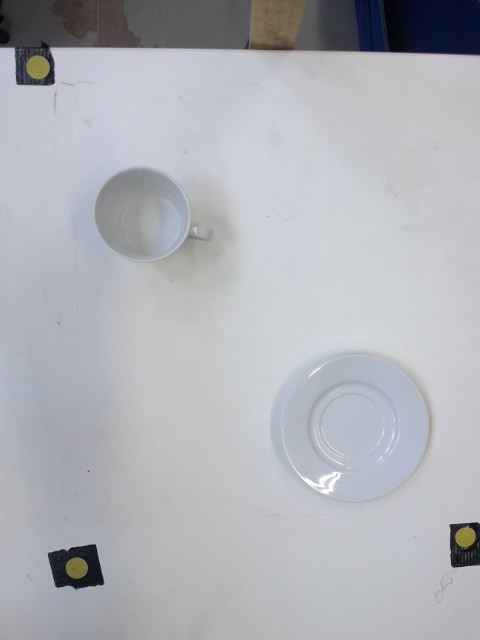
#> input picture kg398_lego/kg398_lego/BIRL_IROS-master/cali_img.jpg, 480 x 640 px, given in place of the camera
$ jupyter execute --allow-errors vision_testing_notebook.ipynb   (Python 2 division)   (older library calls are emulated)
#> lines starting #> are read from the running program, lines starting #| are printed output that depends on the picture; after the words box and inside, x2 and y2 are one past the last pixel; in counts of white or black regions, pixels touching at a corner belong together; long printed decimals are rounded
### kg398_lego/kg398_lego/BIRL_IROS-master/iros_vision_tools.py
import numpy as np
import cv2
from matplotlib import pyplot as plt
from scipy.spatial.distance import cdist
from scipy import linalg
#import imutils
import copy

CAMERA=0
PORTS=3

CAL_PARAM = {'thresh': [120,200],
            'radius': [13, 15]}

# Calibration coordinates
CAL_XOFF = 1.0
CAL_YOFF = -16.0

C1 = [-200.0+CAL_XOFF,-604.0+CAL_YOFF]
C2 = [-602.0+CAL_XOFF,-111.0+CAL_YOFF]
C3 = [-200.0+CAL_XOFF,-111.0+CAL_YOFF]

DELTA_X = C3[0]-C2[0]
DELTA_Y = C3[1]-C1[1]

def capture_pic(camera = CAMERA, rotation = 0):
    '''Capture a picture from camera.

    Args:
        name (str):     The name of picture
        camera (int):   Camera number (Use check_camera() to find correct camera
        rotation(int):  Number of anti-clockwise rotations for image

    Returns:
        bool: True if successful, False otherwise
    '''
    try:
        cap = cv2.VideoCapture(camera)
        # Capture frame-by-frame
        ret, frame = cap.read()

        frame = np.rot90(frame, rotation)
    # Display the resulting frame
        #cv2.imwrite(name,frame)
        #plt.imshow(frame)
        return frame
    except:
        return False

# [34 lines left out: function check_camera, not called in this run]

def find_circles(img, num_circles, param=CAL_PARAM, blur=3, show=True):
    gray = copy.copy(img)
    if show:
        plt.imshow(gray)
        plt.show()
    if len(np.shape(gray))>2:
        gray = cv2.cvtColor(gray, cv2.COLOR_BGR2GRAY)

    blurred_img = cv2.medianBlur(gray, blur)

    circles = None
    counter = 0
    #plt.imshow(blurred_img)
    print param


    while counter < param['thresh'][0]-1 :
        #print (counter)
        circles = cv2.HoughCircles(blurred_img.astype("uint8"), cv2.HOUGH_GRADIENT, 1, 20,
                                       param1=param['thresh'][1],
                                       param2=param['thresh'][0]-counter,
                                       minRadius = param['radius'][0],
                                       maxRadius = param['radius'][1])

        if circles is not None and len(circles[0])>num_circles-1:
            print param['thresh'][0]-counter
            print ('All Calibration points found')
            break

        counter = counter + 1

    if circles is None:
        print ('No circles Detected, try changing param values')
        return None
    else:
        cimg = cv2.cvtColor(gray,cv2.COLOR_GRAY2BGR)
        #cimg = copy.copy(ir_img)
        for i in circles[0,:]:
                # draw the outer circle
            cv2.circle(cimg,(int(i[0]),int(i[1])),int(i[2]),(0,0,255),1)
                # draw the center of the ci~rcle
            cv2.circle(cimg,(int(i[0]),int(i[1])),2,(0,0,255),1)

        if show==True:
            cv2.imshow("Calibration Points Identified", cimg)
            cv2.imwrite("calibrated_image.jpg", cimg)
            if cv2.waitKey():# & 0xFF == ord('q'):
                print ("Quit")
            cv2.destroyAllWindows()
        return circles, cimg

def sort_circles3(circles):
    circles_sorted = np.zeros(shape=np.shape(circles))
    # Sort so that circle points ordered clockwise from top left
    circles_sorted[0] = circles[0][np.argsort(circles[0][:,1])]
    #print (circles_sorted[0])
    circles_sorted[0][1:] = circles_sorted[0][1:][np.argsort(circles_sorted[0][1:][:,0])]
    #circles_sorted[0][2:] = circles_sorted[0][2:][np.argsort(circles_sorted[0][2:][:,1])]
    #print (circles_sorted[0])

    crop_points = [circles_sorted[0][0][1], circles_sorted[0][1][1],
                   circles_sorted[0][0][0], circles_sorted[0][2][0]]

    return circles_sorted, crop_points


# [27 lines left out: function run_calibration, not called in this run]

def crop_out(image, crop_points):
    img = copy.copy(image)
    crop_points = [int(i) for i in crop_points]

    img = img[crop_points[0]:crop_points[1], crop_points[2]:crop_points[3]]

    return img

# [12 lines left out: functions extract_minBox, draw_minBox, not called in this run]

def farthest_node(node, nodes):
    return nodes[cdist([node], nodes).argmax()], cdist([node], nodes).argmax()

def extract_contours(image, min_thresh=10, max_thresh=50, blur = 5, dilate=1, erode=1, cnt_mode = cv2.RETR_TREE):
    '''Extracts contours from an image

    Args:
        image(numpy.array): Image array, either RGB/BGR or GRAY, dtype=Any
        min_thresh(int):    Minimum threshold for Canny edge detection
        max_thresh(int):    Maximum threshold for Canny edge detection
        dilate(int):        Number of iterations for dilation of edges
        erode(int):         Number of iterations for erosion of edges

    Returns:
        edged(numpy.array):     Image array with final Canny edge detection lines
        img(numpy.array):       Image array of modified input image
        cnts(list):             List of 2-D numpy arrays representing contour points
        hierarchy(numpy.array): Numpy array with np.shape()=(1,m,4), where m is the number of contours. Each entry m has
                                has 4 entries: [Next Fellow, Previous Fellow, First Child, Parent]
    '''
    gray = copy.copy(image)
    if len(np.shape(gray))>2:
        gray = cv2.cvtColor(gray, cv2.COLOR_BGR2GRAY)

    gray[gray<0] = 0
    gray=gray.astype('uint8')
    gray[gray==255]=0

    blurred = cv2.GaussianBlur(gray, (blur, blur), 0)

    # perform edge detection, then perform a dilation + erosion to
    # close gaps in between object edges
    edged = cv2.Canny(blurred, min_thresh, max_thresh)
    edged = cv2.dilate(edged, None, iterations=dilate)
    edged = cv2.erode(edged, None, iterations=erode)

    img, cnts, hierarchy = cv2.findContours(edged.copy(), cv2.RETR_TREE, cv2.CHAIN_APPROX_SIMPLE)

    return edged, img, cnts, hierarchy

def pix3world_cal(p1,p2,p3):
    a = p3[0]-p1[0]
    b = p3[1]-p1[1]
    c = p3[0]-p2[0]
    d = p3[1]-p2[1]

    if (a*d-b*c)!=0:
        inverse = (1.0/(a*d-b*c))*np.matrix([[b, -a],
                                            [-d, c]])
    else:
        inverse = np.matrix([0, 0],
                            [0, 0])
    return p1,inverse

# [98 lines left out: functions pix3world, black_out, find_circles2, not called in this run]

### kg398_lego/kg398_lego/BIRL_IROS-master/vision_testing_notebook.ipynb
[cell 1]
import numpy as np
import cv2
from matplotlib import pyplot as plt
#import imutils
import copy

CAMERA=0
PORTS=3
CAL_PARAM = {'thresh': [65,100],
            'radius': [4, 9]}

def capture_pic(camera = CAMERA, rotation = 0):
    '''Capture a picture from camera.

    Args:
        name (str):     The name of picture
        camera (int):   Camera number (Use check_camera() to find correct camera
        rotation(int):  Number of anti-clockwise rotations for image

    Returns:
        bool: True if successful, False otherwise
    '''
    try:
        cap = cv2.VideoCapture(camera)
        # Capture frame-by-frame
        ret, frame = cap.read()

        frame = np.rot90(frame, rotation)
    # Display the resulting frame
        #cv2.imwrite(name,frame)
        #plt.imshow(frame)
        return frame
    except:
        return False

def check_camera(ports = PORTS):

    '''Checks all attached ports for connected camera

    Args:
        ports (int): Number of ports to test

    Returns:
        Displays matplotlib figure with connected cameras and corresponding port numbers
    '''
#> called with ports = 3
    frame = {}
    for i in range(ports):
        vc = cv2.VideoCapture(i)
        if vc.isOpened():
            rval, capture = vc.read()
#> capture is the input picture: shape (640, 480, 3); mean B, G, R 183.6, 178.1, 175.8
            frame[i] = capture
        else:
            print ('Webcam ' + str(i) + ' is not connected')
        vc.release()
    dim1 = int(np.ceil(np.sqrt(len(frame))))
#> dim1 = 2
    dim2 = int(np.ceil(float(len(frame))/dim1))
#> dim2 = 2
    dim = (str(dim1) + str(dim2))
#> dim = '22'
    print (len(frame), dim)
#| 3 22
    if len(frame)>0:
        plt.figure()
        num = 1
        for (key) in frame:
            #print key, np.shape(frame[key])
            plt.subplot(int(str(dim)+str(num))), plt.imshow(frame[key])
            plt.title(str(key)), plt.xticks([]), plt.yticks([])
            num = num + 1
#> this loop made 3 passes
#> after the loop, num = 4
    else:
        print ("No webcams detected at all")
    plt.show()
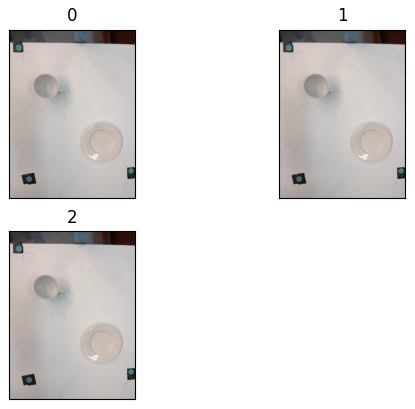
#> figure drawn by matplotlib, 3 panels; B, G, R data is drawn as R, G, B

[cell 2]
check_camera()

[cell 3]
import iros_vision_tools as ivt
import numpy as np
import cv2
from matplotlib import pyplot as plt
#import imutils
import copy

CAMERA=0
PORTS=3
CAL_PARAM = {'thresh': [65,100],
            'radius': [4, 9]}
cali_img = ivt.capture_pic(0, 1)
#> in capture_pic, `frame = np.rot90(frame, rotation)`:
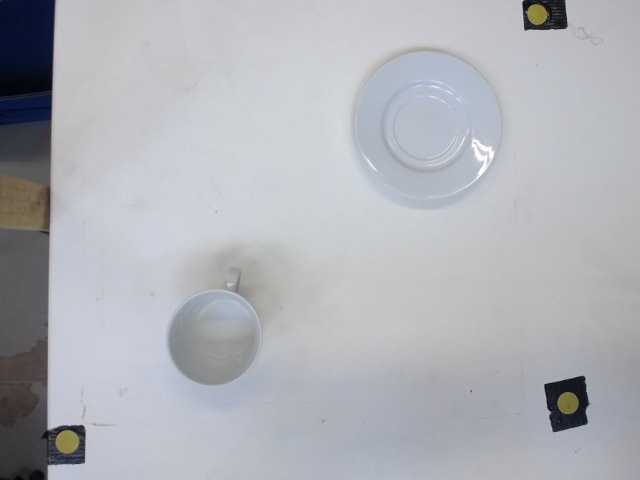
#> frame: shape (480, 640, 3); mean B, G, R 183.6, 178.1, 175.8
#print cali_img
plt.imshow(cali_img)
plt.show()
cv2.imwrite("cali_img.jpg",cali_img)
#> Out = True

[cell 4]
import iros_vision_tools as ivt


cali_img = cv2.imread("cali_img.jpg")
CAL_PARAM = {'thresh': [125, 160],
            'radius': [8,10]}
circles, cimg = ivt.find_circles(copy.copy(cali_img), 3, param=CAL_PARAM, blur=1, show=False)
#> in find_circles, `gray = cv2.cvtColor(gray, cv2.COLOR_BGR2GRAY)`:
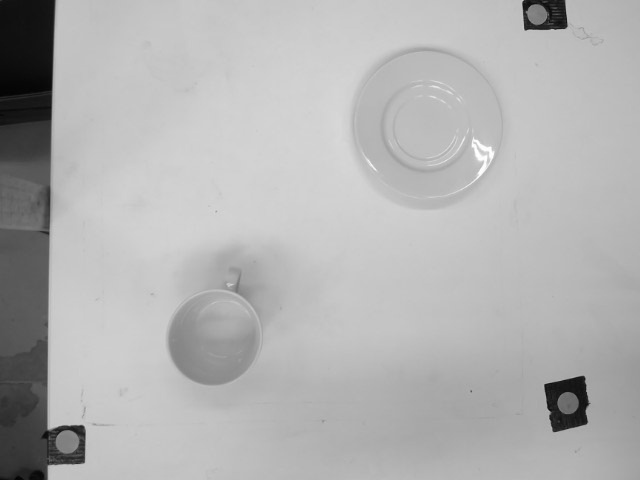
#> gray: shape (480, 640); min 0, max 255, mean 178
#> after the loop in find_circles, `while counter < param['thresh'][0]-1 :`: counter = 116
#> the loop in find_circles, `for i in circles[0,:]:` made 3 passes
#> i on passes 1 to 3: [536.5, 14.5, 9.4], [567.5, 404.5, 9.4], [69.5, 439.5, 9.3]
#> after the loop in find_circles, `for i in circles[0,:]:`:
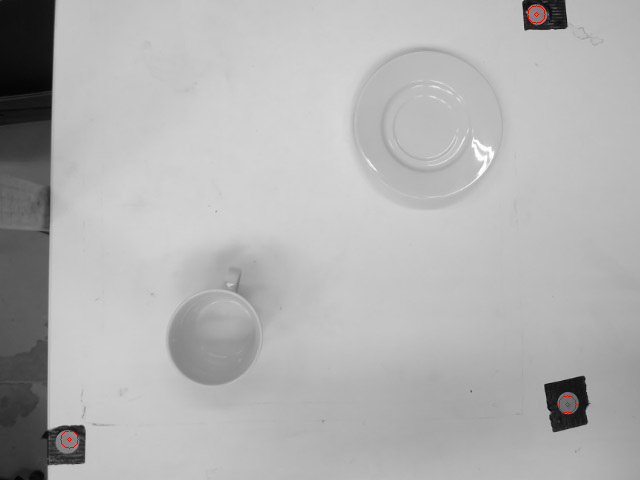
#> cimg: shape (480, 640, 3); mean B, G, R 178, 178, 178.1
#> circles = [[536.5, 14.5, 9.4], [567.5, 404.5, 9.4], [69.5, 439.5, 9.3]]
plt.imshow(cimg)
plt.show()
circles_sorted, crop_points = ivt.sort_circles3(circles)
#> circles_sorted = [[536.5, 14.5, 9.4], [69.5, 439.5, 9.3], [567.5, 404.5, 9.4]]; crop_points = [14.5, 439.5, 536.5, 567.5]
print circles_sorted
#| [[[536.5         14.5          9.400]
#|   [ 69.5        439.5          9.300]
#|   [567.5        404.5          9.400]]]

[cell 5]
cali_circles_init = circles_sorted-circles_sorted[0][0]
#> cali_circles_init = [[0, 0, 0], [-467, 425, -0.1], [31, 390, 0]]
cali_circles=[]
for circ in cali_circles_init[0]:
    cali_circles.append([circ[0], circ[1]])
#> this loop made 3 passes
#> after the loop, cali_circles = [[0, 0], [-467, 425], [31, 390]]

print cali_circles
#| [[0.0, 0.0], [-467.0, 425.0], [31.0, 390.0]]

p1, inverse =ivt.pix3world_cal(cali_circles[0],cali_circles[2], cali_circles[1])
#> in pix3world_cal, `a = p3[0]-p1[0]`: a = -467
#> in pix3world_cal, `b = p3[1]-p1[1]`: b = 425
#> in pix3world_cal, `c = p3[0]-p2[0]`: c = -498
#> in pix3world_cal, `d = p3[1]-p2[1]`: d = 35
#> in pix3world_cal, `inverse = (1.0/(a*d-b*c))*np.matrix([[b, -a], [-d, c]])`: inverse = [[0.00218, 0.00239], [-0.000179, -0.00255]]
#> p1 = [0, 0]; inverse = [[0.00218, 0.00239], [-0.000179, -0.00255]]

[cell 6]
test_img = ivt.capture_pic(0,1)
plt.imshow(test_img)
plt.show()
cv2.imwrite("test_img4.jpg", test_img)
#> Out = True

[cell 7]
print np.shape(test_img)
#| (480, 640, 3)

img = ivt.crop_out(test_img, crop_points)
#> in crop_out, `crop_points = [int(i) for i in crop_points]`: crop_points = [14, 439, 536, 567]
#> in crop_out, `img = img[crop_points[0]:crop_points[1], crop_points[2]:crop_points[3]]`:
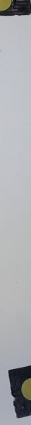
#> img: shape (425, 31, 3); mean B, G, R 175.3, 172, 170.4
plt.imshow(img)
plt.show()

[cell 8]
from numpy import linalg

def extract_shape_contours(image, threshold=120, show=True):
#> called with threshold = 120, show = True
    img = copy.copy(image)
    gray = cv2.cvtColor(img, cv2.COLOR_RGB2GRAY)
#> gray: shape (425, 31)
    gray_flat = gray[np.isfinite(gray)]
#> gray_flat = 13175 values, max 199 at index 4371, min 13 at index 12258, mean 172.6
    black, white = np.min(gray_flat), np.max(gray_flat)
#> black = 13; white = 199
    if show:
        plt.figure('Gray Image and Histogram')

        plt.subplot(1, 2, 1)
        plt.imshow(img)
        plt.title('Gray Image')

        plt.subplot(1,2,2)
        plt.hist(gray_flat, bins=np.linspace(black,white, 20), histtype='step')
        plt.xlim(black, white)
        plt.title('Gray Histogram')
        plt.xlabel('Value')
        plt.ylabel('Count')
        plt.show()
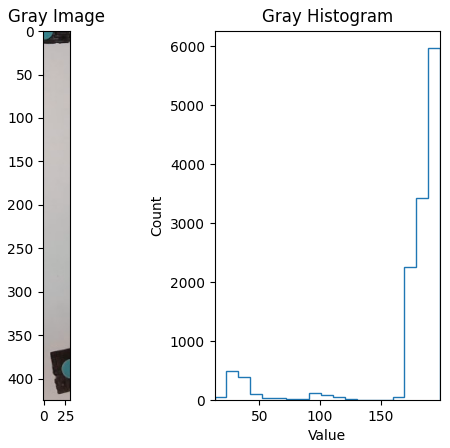
#> figure drawn by matplotlib, 2 panels; B, G, R data is drawn as R, G, B

    gray_mask = np.zeros_like(gray)
    gray_mask[gray<threshold] = 250
    gray_mask[-20:-1,:] = 0
    gray_mask[:, 0:30] = 0
    gray_mask[:, -20:-1] = 0


    edged, edg_img, cnts, hierarchy=ivt.extract_contours(gray_mask,
                                                         min_thresh=60, max_thresh=250,
                                                         blur=3, dilate=1, erode=1,
                                                         cnt_mode=cv2.RETR_EXTERNAL)
#> in extract_contours, `gray = copy.copy(image)`:
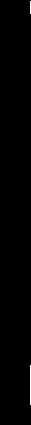
#> gray: shape (425, 31); values 0 (black) and 250 (white), 0.4% white in thin lines or dots, all inside (x1, y1, x2, y2) = (30, 1, 31, 405)
#> in extract_contours, `edged = cv2.Canny(blurred, min_thresh, max_thresh)`:
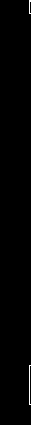
#> edged: shape (425, 31); 0.45% white in thin lines or dots, all inside (x1, y1, x2, y2) = (29, 0, 31, 405)
#> in extract_contours, `edged = cv2.dilate(edged, None, iterations=dilate)`:
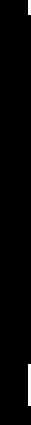
#> edged: shape (425, 31); 1.3% white; 2 white regions, box (x1, y1, x2, y2) and area: (28, 364, 31, 406) 126, (28, 0, 31, 15) 45
#> in extract_contours, `edged = cv2.erode(edged, None, iterations=erode)`:
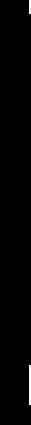
#> edged: shape (425, 31); 0.82% white; 2 white regions
#> in extract_contours, `img, cnts, hierarchy = cv2.findContours(edged.copy(), cv2.RETR_TREE, c..`: cnts = 2 contours, 1 with area under 20; largest, box (x1, y1, x2, y2) and area: (29, 365, 31, 405) 39

    if show:
        plt.figure("Extracted Shapes")
        plt.subplot(1,2,1)
        plt.imshow(gray_mask)
        plt.subplot(1,2,2)
        plt.imshow(edged)
        plt.show()

    return cnts, hierarchy

def extract_shape_list(image, threshold, show=True):
    cnts, hierarchy = extract_shape_contours(image, threshold=threshold, show=show)

    show_img = copy.copy(image)
    show_img = cv2.cvtColor(show_img, cv2.COLOR_RGB2GRAY)
    show_img = cv2.cvtColor(show_img, cv2.COLOR_GRAY2RGB)
    shape_list = []

    for i,c in enumerate(cnts):
        shape_object = {}

        if hierarchy[0][i][3]!=-1:
            print "Not External shape"
            continue

        if cv2.contourArea(c) < 150:
            print "Too small"
            continue

        approx = detect(c)
        cmax = np.max(approx, axis = 0)
        cX, cY = cmax[0][0], cmax[0][1]

        cv2.drawContours(show_img, [approx], -1, (0,255,0), 1)

        # Find Shape Centre
        centre = np.mean(approx, axis=0)
        shape_object['centre']=centre

        if len(approx)==3:
            shape=2
            point1 = approx[0]
            point2 = (approx[1]+approx[2])/2
            direction = (point1-point2)/linalg.norm(point1-point2)
        elif len(approx)==4:
            vect1 = approx[0]-approx[1]
            vect2 = approx[1]-approx[2]

            len_side1 = linalg.norm(vect1)
            len_side2 = linalg.norm(vect2)
            long_side, short_side = 0,0
            if len_side1 > len_side2:
                long_side = len_side1
                short_side = len_side2
                direction = vect1/linalg.norm(vect1)
                point1 = (approx[1]+approx[2])/2
                point2 = (approx[3]+approx[0])/2
            else:
                long_side = len_side2
                short_side = len_side1
                direction = vect2/linalg.norm(vect2)
                point1 = (approx[0]+approx[1])/2
                point2 = (approx[2]+approx[3])/2

            aspect = float(long_side)/short_side

            if aspect < 1:
                aspect = 1/aspect
            if aspect>1.4:
                shape = 1
            else:
                shape = 3

        elif len(approx) == 5:
            shape = 4
            point1 = approx[0]
            point2 = (approx[2]+approx[3])/2
            direction = (point1-point2)/linalg.norm(point1-point2)
        else:
            shape = 0
            radius = centre - approx[0]
            direction = radius/linalg.norm(radius)
            point1 = centre - radius
            point2 = centre + radius

        dir_rat = direction[0][1]/-direction[0][0]
        angle = np.arctan(dir_rat)*180/np.pi

        shape_object['ratio']=dir_rat
        shape_object['angle'] = angle
        shape_object['shape']=shape
        shape_object['approx']=approx
        shape_object['point1']=point1
        shape_object['point2']=point2
        cv2.circle(show_img, (int(point1[0][0]), int(point1[0][1])), 2, (0,255,255),2)
        cv2.circle(show_img, (int(point2[0][0]), int(point2[0][1])), 2, (255,0,255),2)
        cv2.putText(show_img, str(shape), (cX, cY), cv2.FONT_HERSHEY_SIMPLEX, 1, (0, 255, 0), 2)
        shape_list.append(shape_object)
#> this loop made 2 passes
#> c on passes 1 to 2: [[29, 365], [29, 404], [30, 404], [30, 365]], [[29, 0], [29, 13], [30, 13], [30, 0]]
#| Too small
#| Too small
#> after the loop, shape_list = []
    if show:
        plt.figure("Labelled Shapes")
        plt.imshow(show_img)
        plt.show()
    return shape_list

shape_list = extract_shape_list(img, threshold=120, show=True)
#> shape_list = []

#> (a cell that did not finish here is left out)

[cell 10]
image_flat = img[np.isfinite(img)]
black, white = np.percentile(image_flat, 5), np.percentile(image_flat, 95)
#> black = 35; white = 199
black, white = np.min(image_flat), np.max(image_flat)
#> black = 1; white = 205

# Create the figure.
plt.figure(figsize=(14, 5))

# Show the image.
plt.subplot(1, 2, 1)
#> (the rest of this cell did not finish here and is left out)

#> (a cell that did not finish here is left out)

#> (a cell that did not finish here is left out)

#> (a cell that did not finish here is left out)

[cell 14]
def detect(c):
    # initialize the shape name and approximate the contour

    shape = "unidentified"
    peri = cv2.arcLength(c, True)
    approx = cv2.approxPolyDP(c, 0.03 * peri, True)
    return approx

[cell 15]
from scipy.spatial.distance import cdist

#> (the rest of this cell did not finish here and is left out)

#> (a cell that did not finish here is left out)

[cell 17]
def undistort_height(pix, height, crop_points):
#> called with height = 40
    w2p_height_ratio = 370.0/493
    pix_height = w2p_height_ratio*700

    obj_height = height*w2p_height_ratio

    x = ((319.5-crop_points[0])-pix[0])
#> x = 255
    tan_alpha_x = x/pix_height
#> tan_alpha_x = 0.485
    dx = tan_alpha_x*obj_height
#> dx = 14.57

    y = ((239.5-crop_points[2])-pix[1])
#> y = -427
    tan_alpha_y = y/pix_height
#> tan_alpha_y = -0.813
    dy = tan_alpha_y*obj_height
#> dy = -24.4

    pix[0] = pix[0]+dx
    pix[1] = pix[1]+dy
    return pix

[cell 18]
undistort_height([50,130], 40, crop_points)
#> Out = [64.57, 105.6]

#> (a cell that did not finish here is left out)

[cell 20]
from scipy.spatial.distance import cdist

print len(circles[0])
#| 3
#> (the rest of this cell did not finish here and is left out)

[cell 21]
import os
cv2.imwrite(os.path.join("task_images", 'test.jpg'), test_img)
#> Out = True

[cell 22]
test_img = capture_pic(1,1)
